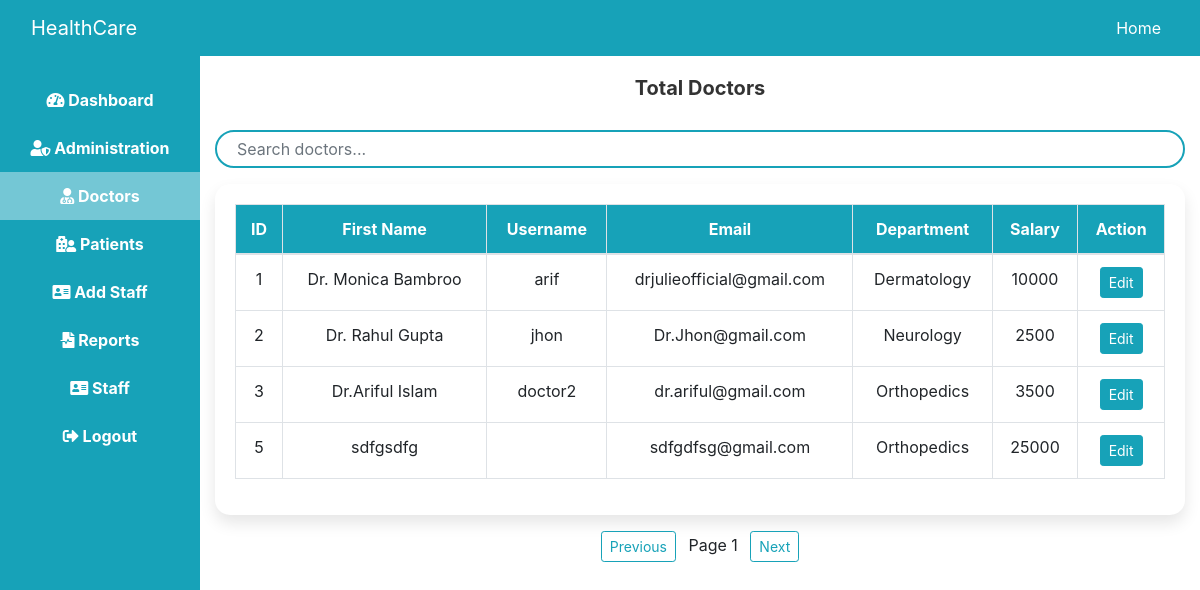
The page /admin/doctor.php on the database its author committed.
### tables this page shows
CREATE TABLE `doctors` (
  `id` int(11) NOT NULL,
  `full_name` varchar(55) NOT NULL,
  `email` varchar(55) NOT NULL,
  `department` varchar(55) NOT NULL,
  `salary` varchar(30) NOT NULL,
  `role` varchar(50) NOT NULL,
  `username` varchar(30) NOT NULL,
  `password` varchar(30) NOT NULL,
  `status` varchar(30) NOT NULL,
  `gender` enum('Male','Female') DEFAULT NULL
);

### admin/doctor.php (the view, shortened to what this page needs)
<!DOCTYPE html>
<html lang="en">
<head>
    <link rel="stylesheet" href="https://stackpath.bootstrapcdn.com/bootstrap/4.5.0/css/bootstrap.min.css">
    <link rel="stylesheet" href="https://cdnjs.cloudflare.com/ajax/libs/font-awesome/6.5.1/css/all.min.css">
</head>
<body>
    <?php include("header.php"); ?>
    <div class="container-fluid">
        <div class="row">
            <div class="col-md-2 p-0">
                <div class="sidebar" id="sidebar">
                    <a href="index.php"><i class="fas fa-tachometer-alt"></i> Dashboard</a>
                    <a href="admin.php"><i class="fas fa-user-shield"></i> Administration</a>
                    <a href="doctor.php"><i class="fas fa-user-md"></i> Doctors</a>
                    <a href="patient.php"><i class="fas fa-hospital-user"></i> Patients</a>
                    <a href="job_request.php"><i class="fas fa-address-card"></i> Add Staff</a>
                    <a href="report.php" id="reportLink"><i class="fas fa-file-medical-alt"></i> Reports</a>
                    <a href="staff.php"><i class="fas fa-address-card"></i> Staff</a>
                    <a href="../login/logout.php " id="logoutLink"><i class="fas fa-sign-out-alt"></i> Logout</a>
                </div>
            </div>
<div class="col-md-10 col-12 main-content">
    <h5 class="text-center">Total Doctors</h5>
    <div class="mb-3">
        <input type="text" id="searchInput" class="form-control" placeholder="Search doctors...">
    </div>
    <div class="card-table table-responsive">
        <table class="table table-bordered table-hover" id="doctorsTable">
            <thead>
                <tr>
                    <th>ID</th>
                    <th>First Name</th>
                    <th>Username</th>
                    <th>Email</th>
                    <th>Department</th>
                    <th>Salary</th>
                    <th>Action</th>
                </tr>
            </thead>
            <tbody id="doctorData">
                <?php
                $query = "SELECT * FROM doctors WHERE status='approved'";
                $res = mysqli_query($connect, $query);
                if (mysqli_num_rows($res) < 1) {
                    echo "<tr><td colspan='7' class='text-center'>No Approved Doctors Yet</td></tr>";
                } else {
                    while ($row = mysqli_fetch_array($res)) {
                        echo "<tr>
                            <td>" . htmlspecialchars($row['id']) . "</td>
                            <td>" . htmlspecialchars($row['full_name']) . "</td>
                            <td>" . htmlspecialchars($row['username']) . "</td>
                            <td>" . htmlspecialchars($row['email']) . "</td>
                            <td>" . htmlspecialchars($row['department']) . "</td>
                            <td>" . htmlspecialchars($row['salary']) . "</td>
                            <td>
                                <a href='edit.php?id=" . htmlspecialchars($row['id']) . "' class='btn btn-info btn-sm'>Edit</a>
                            </td>
                        </tr>";
                    }
                }
                ?>
            </tbody>
        </table>
    </div>
    <div class="mt-3 text-center">
        <button id="prevBtn" class="btn btn-outline-info btn-sm">Previous</button>
        <span id="pageInfo" class="mx-2"></span>
        <button id="nextBtn" class="btn btn-outline-info btn-sm">Next</button>
    </div>
</div>
        </div>
    </div>
</body>
</html>

### admin/header.php (shortened to what this page needs)
<!DOCTYPE html>
<html lang="en">
<head>
    <link rel="stylesheet" href="https://stackpath.bootstrapcdn.com/bootstrap/4.5.0/css/bootstrap.min.css">
    <link rel="stylesheet" href="https://cdnjs.cloudflare.com/ajax/libs/font-awesome/5.15.4/css/all.min.css">
</head>
<body>
<nav class="navbar navbar-expand-lg navbar-info bg-info">
    <div class="container-fluid">
        <a class="navbar-brand text-white" href="#">HealthCare</a>
        <div class="collapse navbar-collapse justify-content-end" id="navbarContent">
            <ul class="navbar-nav ml-auto">
                <?php
                if (isset($_SESSION['admin'])) {
                    $adminUser = $_SESSION['admin'];
                    echo '
                        <li class="nav-item">
                            <a class="nav-link text-white" href="admin.php">
                                <i class="fas fa-user-shield"></i> ' . htmlspecialchars($adminUser) . '
                            </a>
                        </li>';
                } else {
                    echo '
                        <li class="nav-item">
                            <a class="nav-link text-white" href="../index.php">
                                Home
                            </a>
                        </li>';
                }
                ?>
            </ul>
        </div>
    </div>
</nav>
</body>
</html>

### admin/doctor.php (style rules this page uses)
.sidebar { height: 100vh; background: #17a2b8; padding-top: 20px; transition: all 0.3s ease-in-out; }
.sidebar a { display: block; padding: 12px; color: white; text-decoration: none; transition: 0.3s; font-weight: bold; text-align: center; }
.sidebar .active { background-color: rgba(255, 255, 255, 0.4); }
table th, table td { white-space: nowrap; }
.table-responsive { overflow-x: auto; }
.main-content { padding: 20px; }
.main-content h5 { font-weight: 700; margin-bottom: 30px; color: #333; }
.card-table { background: #fff; border-radius: 15px; box-shadow: 0 8px 16px rgba(0, 0, 0, 0.1); padding: 20px; }
.table th { background-color: #17a2b8; color: #fff; text-align: center; vertical-align: middle; }
.table td { text-align: center; vertical-align: middle; }
.btn-info { background-color: #17a2b8; border: none; transition: 0.3s; }
#searchInput { border-radius: 20px; padding-left: 20px; border: 2px solid #17a2b8; }

### rows shown on the page
doctors: id "1", full_name "Dr. Monica Bambroo", username "arif", email "drjulieofficial@gmail.com", department "Dermatology", salary "10000"
doctors: id "2", full_name "Dr. Rahul Gupta", username "jhon", email "Dr.Jhon@gmail.com", department "Neurology", salary "2500"
doctors: id "3", full_name "Dr.Ariful Islam", username "doctor2", email "dr.ariful@gmail.com", department "Orthopedics", salary "3500"
doctors: id "5", full_name "sdfgsdfg", email "sdfgdfsg@gmail.com", department "Orthopedics", salary "25000"
